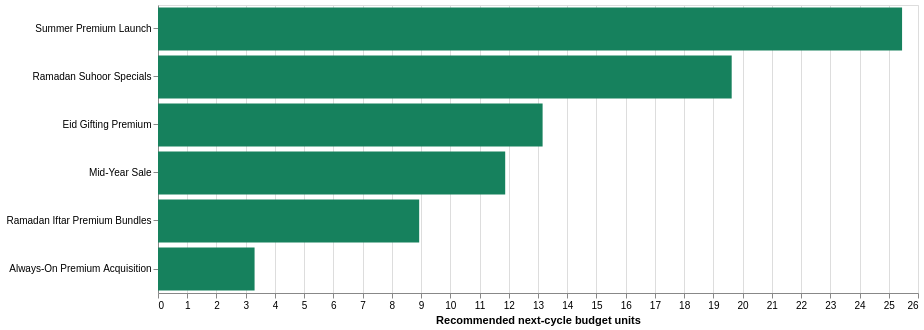

This figure's notebook cell:
### Markdown cell above
## 9. Final Campaign Action And Budget

The statistical decision and evidence status create reporting labels:

| Statistical evidence | Efficiency | Final action |
|---|---|---|
| SCALE | Better or equal to peer | SCALE |
| SCALE | Worse or unavailable | KEEP_AS_TEST |
| HOLD | Any | KEEP_AS_TEST |
| KILL | Any | DO_NOT_FUND |
| Too little evidence | Any | INSUFFICIENT_EVIDENCE |

For a `provisional` shared-Link-CTR benchmark, any assessable statistical result is
capped at `KEEP_AS_TEST`. It cannot trigger `SCALE` or `DO_NOT_FUND`.

For this POC, those labels do not gate budget. Previous-cycle spend shares preserve
each objective envelope, then all campaigns with both components share the full
envelope using `probability_better x semantic range_low`. Missing components receive
zero; an objective with no valid priorities remains unallocated.

### Code cell
recommendation_rows = []
for _, row in campaigns.iterrows():
    allocation = allocations[str(row["campaign_id"])]
    recommendation_rows.append({
        "Campaign": row["campaign_name"],
        "Benchmark source": row["benchmark_scope"],
        "Benchmark quality": row["benchmark_quality"],
        "Statistical decision": row["statistical_decision"],
        "Efficiency": row["efficiency_comparison"],
        "Final action": row["recommended_action"],
        "Budget pool": allocation.budget_pool,
        "Primary probability": allocation.primary_probability_component,
        "Quality lower bound": allocation.semantic_priority,
        "Priority product": allocation.allocation_priority,
        "Normalized weight": allocation.allocation_weight,
        "Budget units": allocation.recommended_budget_units,
        "Previous-spend scenario": allocation.previous_spend_budget_units,
        "Allocation basis": allocation.allocation_basis,
        "Portfolio share": allocation.recommended_budget_share,
        "Reason codes": ", ".join(allocation.reason_codes),
    })
recommendation_table = pd.DataFrame(recommendation_rows)
display(recommendation_table.style.format({
    "Budget units": "{:.2f}", "Portfolio share": "{:.2%}",
    "Primary probability": "{:.2%}", "Quality lower bound": "{:.2%}",
    "Priority product": "{:.4f}", "Normalized weight": "{:.2%}"
}))

budget_data = recommendation_table[recommendation_table["Budget units"].gt(0)]
if not budget_data.empty:
    budget_chart = alt.Chart(budget_data).mark_bar().encode(
        y=alt.Y("Campaign:N", sort="-x", title=None),
        x=alt.X("Budget units:Q", title="Recommended next-cycle budget units"),
        color=alt.value("#16815d"),
        tooltip=["Campaign", "Final action", "Primary probability",
                 "Quality lower bound", "Priority product",
                 alt.Tooltip("Budget units:Q", format=".2f")],
    ).properties(width=760, height=max(130, len(budget_data) * 48))
    display(budget_chart)
else:
    display(Markdown("**No budget is assigned to this objective under the current evidence rules.**"))

### Figure 1 — Vega-Lite specification as saved in the notebook (floating-point values rounded to 4 significant figures)
{"config": {"view": {"continuousWidth": 300, "continuousHeight": 300}}, "data": {"name": "data-ac9720b5065056a4b652a620ab63d70c"}, "mark": {"type": "bar"}, "encoding": {"color": {"value": "#16815d"}, "tooltip": [{"field": "Campaign", "type": "nominal"}, {"field": "Final action", "type": "nominal"}, {"field": "Primary probability", "type": "quantitative"}, {"field": "Quality lower bound", "type": "quantitative"}, {"field": "Priority product", "type": "quantitative"}, {"field": "Budget units", "format": ".2f", "type": "quantitative"}], "x": {"field": "Budget units", "title": "Recommended next-cycle budget units", "type": "quantitative"}, "y": {"field": "Campaign", "sort": "-x", "title": null, "type": "nominal"}}, "height": 288, "width": 760, "$schema": "https://vega.github.io/schema/vega-lite/v5.20.1.json", "datasets": {"data-ac9720b5065056a4b652a620ab63d70c": [{"Campaign": "Always-On Premium Acquisition", "Benchmark source": "same_objective", "Benchmark quality": "decision_grade", "Statistical decision": "hold", "Efficiency": "worse_than_peer", "Final action": "keep_as_test", "Budget pool": "score_based", "Primary probability": 0.1324, "Quality lower bound": 0.5489, "Priority product": 0.07267, "Normalized weight": 0.04012, "Budget units": 3.304, "Previous-spend scenario": 35.0, "Allocation basis": "primary_probability_x_semantic_lower_bound", "Portfolio share": 0.03304, "Reason codes": "PRIMARY_LIFT_RANGE_CROSSES_ZERO, BUDGET_WEIGHTED_BY_PRIMARY_PROBABILITY_X_SEMANTIC_LOWER_BOUND"}, {"Campaign": "Ramadan Suhoor Specials", "Benchmark source": "same_objective", "Benchmark quality": "decision_grade", "Statistical decision": "hold", "Efficiency": "worse_than_peer", "Final action": "keep_as_test", "Budget pool": "score_based", "Primary probability": 0.6892, "Quality lower bound": 0.6263, "Priority product": 0.4317, "Normalized weight": 0.2383, "Budget units": 19.63, "Previous-spend scenario": 8.028, "Allocation basis": "primary_probability_x_semantic_lower_bound", "Portfolio share": 0.1963, "Reason codes": "PRIMARY_LIFT_RANGE_CROSSES_ZERO, BUDGET_WEIGHTED_BY_PRIMARY_PROBABILITY_X_SEMANTIC_LOWER_BOUND"}, {"Campaign": "Ramadan Iftar Premium Bundles", "Benchmark source": "same_objective", "Benchmark quality": "decision_grade", "Statistical decision": "hold", "Efficiency": "better_than_peer", "Final action": "keep_as_test", "Budget pool": "score_based", "Primary probability": 0.3278, "Quality lower bound": 0.5995, "Priority product": 0.1965, "Normalized weight": 0.1085, "Budget units": 8.935, "Previous-spend scenario": 14.19, "Allocation basis": "primary_probability_x_semantic_lower_bound", "Portfolio share": 0.08935, "Reason codes": "PRIMARY_LIFT_RANGE_CROSSES_ZERO, BUDGET_WEIGHTED_BY_PRIMARY_PROBABILITY_X_SEMANTIC_LOWER_BOUND"}, {"Campaign": "Eid Gifting Premium", "Benchmark source": "same_objective", "Benchmark quality": "decision_grade", "Statistical decision": "hold", "Efficiency": "better_than_peer", "Final action": "keep_as_test", "Budget pool": "score_based", "Primary probability": 0.511, "Quality lower bound": 0.5663, "Priority product": 0.2894, "Normalized weight": 0.1598, "Budget units": 13.16, "Previous-spend scenario": 3.723, "Allocation basis": "primary_probability_x_semantic_lower_bound", "Portfolio share": 0.1316, "Reason codes": "PRIMARY_LIFT_RANGE_CROSSES_ZERO, BUDGET_WEIGHTED_BY_PRIMARY_PROBABILITY_X_SEMANTIC_LOWER_BOUND"}, {"Campaign": "Summer Premium Launch", "Benchmark source": "same_objective", "Benchmark quality": "decision_grade", "Statistical decision": "hold", "Efficiency": "worse_than_peer", "Final action": "keep_as_test", "Budget pool": "score_based", "Primary probability": 0.8722, "Quality lower bound": 0.6419, "Priority product": 0.5599, "Normalized weight": 0.3091, "Budget units": 25.46, "Previous-spend scenario": 17.05, "Allocation basis": "primary_probability_x_semantic_lower_bound", "Portfolio share": 0.2546, "Reason codes": "PRIMARY_LIFT_RANGE_CROSSES_ZERO, BUDGET_WEIGHTED_BY_PRIMARY_PROBABILITY_X_SEMANTIC_LOWER_BOUND"}, {"Campaign": "Mid-Year Sale", "Benchmark source": "same_objective", "Benchmark quality": "decision_grade", "Statistical decision": "hold", "Efficiency": "better_than_peer", "Final action": "keep_as_test", "Budget pool": "score_based", "Primary probability": 0.4774, "Quality lower bound": 0.5472, "Priority product": 0.2612, "Normalized weight": 0.1442, "Budget units": 11.88, "Previous-spend scenario": 4.363, "Allocation basis": "primary_probability_x_semantic_lower_bound", "Portfolio share": 0.1188, "Reason codes": "PRIMARY_LIFT_RANGE_CROSSES_ZERO, BUDGET_WEIGHTED_BY_PRIMARY_PROBABILITY_X_SEMANTIC_LOWER_BOUND"}]}}
